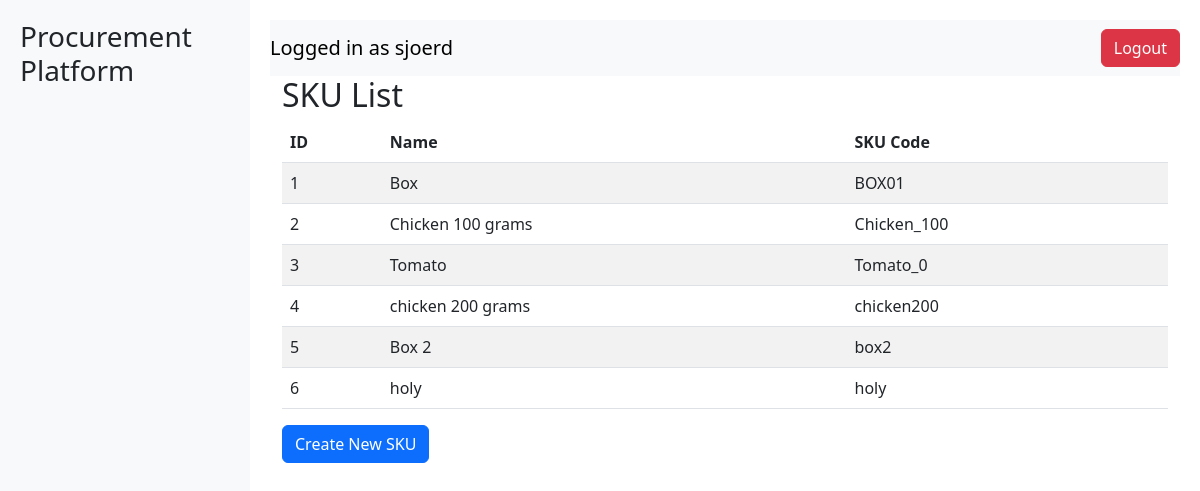
The page /procurement01/skus/ (signed in) on the database its author committed.
### procurement01/models.py (models this page shows, shortened)
class CustomUser(AbstractUser):
    company = models.ForeignKey(Company, on_delete=models.CASCADE, null=True)

class SKU(models.Model):
    name = models.CharField(max_length=100)
    sku_code = models.CharField(max_length=50, unique=True)
    company = models.ForeignKey(Company, on_delete=models.CASCADE)
    image_url = models.URLField(blank=True, null=True)  # Optional image URL

### procurement01/views.py (the view)
# urls.py: path('skus/', views.sku_list_view, name='sku_list'),
@login_required
def sku_list_view(request):
    skus = SKU.objects.all()
    return render(request, 'procurement01/sku_list.html', {'skus': skus})

### procurement01/templates/procurement01/sku_list.html (shortened to what this page needs)
{% extends 'procurement01/layout.html' %}
{% block content %}
<h2>SKU List</h2>
<table class="table table-striped" id="sku-table">
    <thead>
        <tr>
            <th>ID</th>
            <th>Name</th>
            <th>SKU Code</th>
        </tr>
    </thead>
    <tbody>
        {% for sku in skus %}
        <tr class="clickable-row" data-href="{% url 'sku_detail' sku.id %}">
            <td>{{ sku.id }}</td>
            <td>{{ sku.name }}</td>
            <td>{{ sku.sku_code }}</td>
        </tr>
        {% endfor %}
    </tbody>
</table>
<a href="{% url 'sku_create' %}" class="btn btn-primary">Create New SKU</a>
{% endblock %}

### procurement01/templates/procurement01/layout.html (shortened to what this page needs)
{% load static %}
<!DOCTYPE html>
<html lang="en">
<head>
    <link href="https://cdn.jsdelivr.net/npm/bootstrap@5.3.0-alpha3/dist/css/bootstrap.min.css" rel="stylesheet">
    <link href="{% static 'style.css' %}" rel="stylesheet">
</head>
<body>
    <div class="sidebar">
        <h3>Procurement Platform</h3>
    </div>
    <div class="main-content">
        <nav class="navbar navbar-light bg-light">
            <span class="navbar-brand">Logged in as {{ user.username }}</span>
            <a href="{% url 'logout' %}" class="btn btn-danger">Logout</a>
        </nav>
        <div class="container">
            {% block content %}{% endblock %}
        </div>
    </div>
</body>
</html>

### procurement01/static/style.css (style rules this page uses)
body { display: flex; }
.sidebar { width: 250px; background-color: #f8f9fa; height: 100vh; padding: 20px; position: fixed; }
.main-content { margin-left: 250px; padding: 20px; width: 100%; background-color: F5F6F6; }

### rows shown on the page
CustomUser: username "sjoerd"
SKU: id "1", name "Box", sku_code "BOX01"
SKU: id "2", name "Chicken 100 grams", sku_code "Chicken_100"
SKU: id "3", name "Tomato", sku_code "Tomato_0"
SKU: id "4", name "chicken 200 grams", sku_code "chicken200"
SKU: id "5", name "Box 2", sku_code "box2"
SKU: id "6", name "holy", sku_code "holy"
